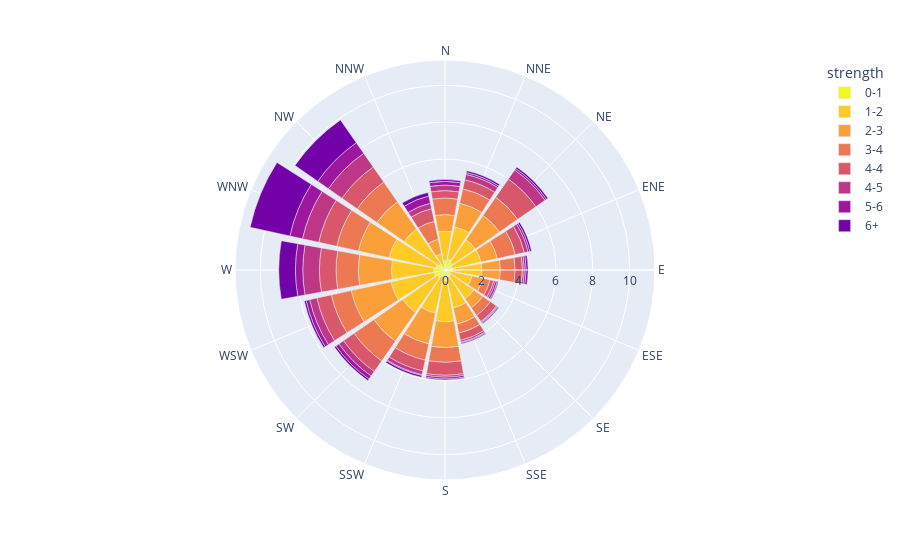

The cell this chart's notebook holds for it:
### Code cell
df = px.data.wind()
fig = px.bar_polar(df, r="frequency", theta="direction",
                   color="strength", template="plotly",
                   color_discrete_sequence= px.colors.sequential.Plasma_r)
fig.show()

### Figure 1 — Plotly figure (JSON) as saved in the notebook; plotly's stock layout.template omitted (floating-point values rounded to 4 significant figures)
{"data": [{"hovertemplate": "strength=0-1<br>frequency=%{r}<br>direction=%{theta}<extra></extra>", "legendgroup": "0-1", "marker": {"color": "#f0f921"}, "name": "0-1", "r": [0.5, 0.6, 0.5, 0.4, 0.4, 0.3, 0.4, 0.4, 0.6, 0.4, 0.5, 0.6, 0.6, 0.5, 0.4, 0.1], "showlegend": true, "subplot": "polar", "theta": ["N", "NNE", "NE", "ENE", "E", "ESE", "SE", "SSE", "S", "SSW", "SW", "WSW", "W", "WNW", "NW", "NNW"], "type": "barpolar"}, {"hovertemplate": "strength=1-2<br>frequency=%{r}<br>direction=%{theta}<extra></extra>", "legendgroup": "1-2", "marker": {"color": "#fdca26"}, "name": "1-2", "r": [1.6, 1.8, 1.5, 1.6, 1.6, 1.2, 1.5, 1.7, 2.2, 2, 2.3, 2.4, 2.3, 2.6, 2.3, 0.8], "showlegend": true, "subplot": "polar", "theta": ["N", "NNE", "NE", "ENE", "E", "ESE", "SE", "SSE", "S", "SSW", "SW", "WSW", "W", "WNW", "NW", "NNW"], "type": "barpolar"}, {"hovertemplate": "strength=2-3<br>frequency=%{r}<br>direction=%{theta}<extra></extra>", "legendgroup": "2-3", "marker": {"color": "#fb9f3a"}, "name": "2-3", "r": [0.9, 1.3, 1.6, 0.9, 1, 0.6, 0.6, 0.9, 1.4, 1.7, 1.9, 2.2, 1.8, 1.7, 1.8, 0.8], "showlegend": true, "subplot": "polar", "theta": ["N", "NNE", "NE", "ENE", "E", "ESE", "SE", "SSE", "S", "SSW", "SW", "WSW", "W", "WNW", "NW", "NNW"], "type": "barpolar"}, {"hovertemplate": "strength=3-4<br>frequency=%{r}<br>direction=%{theta}<extra></extra>", "legendgroup": "3-4", "marker": {"color": "#ed7953"}, "name": "3-4", "r": [0.9, 0.8, 1.2, 1, 0.8, 0.4, 0.5, 0.5, 0.8, 0.9, 1.3, 1.1, 1.2, 1.2, 1.3, 1], "showlegend": true, "subplot": "polar", "theta": ["N", "NNE", "NE", "ENE", "E", "ESE", "SE", "SSE", "S", "SSW", "SW", "WSW", "W", "WNW", "NW", "NNW"], "type": "barpolar"}, {"hovertemplate": "strength=4-4<br>frequency=%{r}<br>direction=%{theta}<extra></extra>", "legendgroup": "4-4", "marker": {"color": "#d8576b"}, "name": "4-4", "r": [0.4, 0.5, 1.2, 0.5, 0.4, 0.2, 0.4, 0.4, 0.7, 0.6, 0.7, 0.8, 0.9, 1, 1, 0.7], "showlegend": true, "subplot": "polar", "theta": ["N", "NNE", "NE", "ENE", "E", "ESE", "SE", "SSE", "S", "SSW", "SW", "WSW", "W", "WNW", "NW", "NNW"], "type": "barpolar"}, {"hovertemplate": "strength=4-5<br>frequency=%{r}<br>direction=%{theta}<extra></extra>", "legendgroup": "4-5", "marker": {"color": "#bd3786"}, "name": "4-5", "r": [0.3, 0.3, 0.6, 0.2, 0.1, 0.1, 0.05, 0.1, 0.1, 0.2, 0.3, 0.4, 0.9, 0.9, 0.9, 0.3], "showlegend": true, "subplot": "polar", "theta": ["N", "NNE", "NE", "ENE", "E", "ESE", "SE", "SSE", "S", "SSW", "SW", "WSW", "W", "WNW", "NW", "NNW"], "type": "barpolar"}, {"hovertemplate": "strength=5-6<br>frequency=%{r}<br>direction=%{theta}<extra></extra>", "legendgroup": "5-6", "marker": {"color": "#9c179e"}, "name": "5-6", "r": [0.2, 0.1, 0.1, 0.1, 0.1, 0.1, 0.05, 0.05, 0.1, 0.05, 0.2, 0.2, 0.4, 0.7, 0.7, 0.4], "showlegend": true, "subplot": "polar", "theta": ["N", "NNE", "NE", "ENE", "E", "ESE", "SE", "SSE", "S", "SSW", "SW", "WSW", "W", "WNW", "NW", "NNW"], "type": "barpolar"}, {"hovertemplate": "strength=6+<br>frequency=%{r}<br>direction=%{theta}<extra></extra>", "legendgroup": "6+", "marker": {"color": "#7201a8"}, "name": "6+", "r": [0.1, 0.1, 0.1, 0.1, 0.1, 0.05, 0.05, 0.05, 0.05, 0.1, 0.1, 0.1, 0.9, 2.2, 1.5, 0.2], "showlegend": true, "subplot": "polar", "theta": ["N", "NNE", "NE", "ENE", "E", "ESE", "SE", "SSE", "S", "SSW", "SW", "WSW", "W", "WNW", "NW", "NNW"], "type": "barpolar"}], "layout": {"barmode": "relative", "legend": {"title": {"text": "strength"}, "tracegroupgap": 0}, "margin": {"t": 60}, "polar": {"angularaxis": {"direction": "clockwise", "rotation": 90}, "domain": {"x": [0, 1], "y": [0, 1]}}}}
